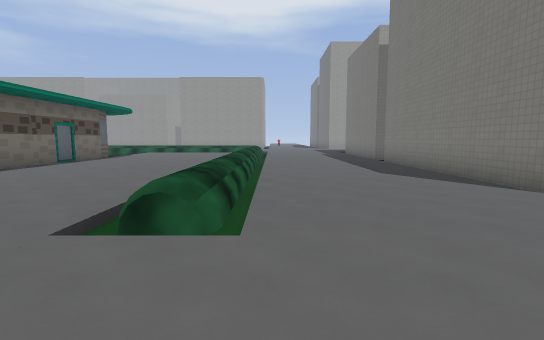
View 1 (above)

24 first-person views from a walk through a level from a Godot 3-D game. The camera is 1.5 m above the floor, tilts 6° down and sees 85° across. The floor is counted in squares, 2 m on a side. Each view is taken from the middle of a square. On the plan, view 1 faces up. The plan holds only what a view shows up to about 10 squares ahead; the rest is blank. The place goes on beyond the plan. Some surface patterns are stand-ins.

View 2
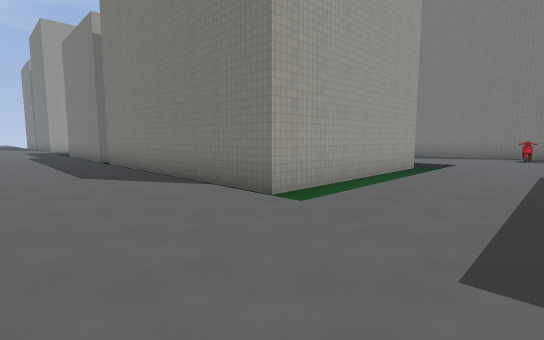

View 3
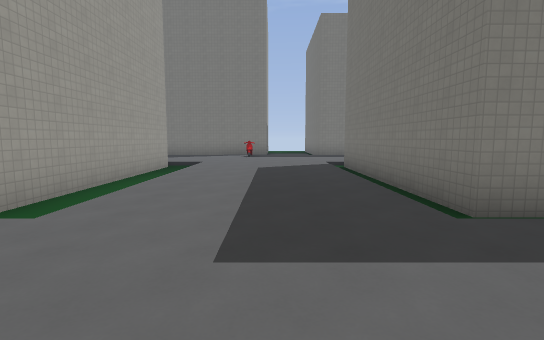

View 4
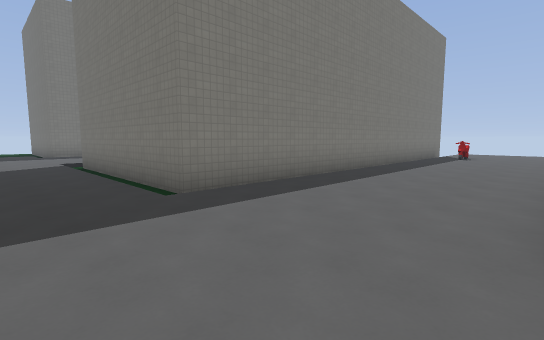

View 5
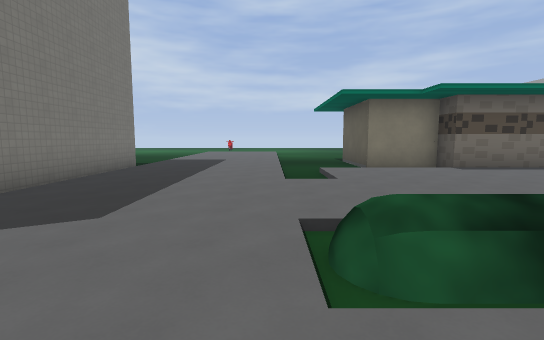

View 6
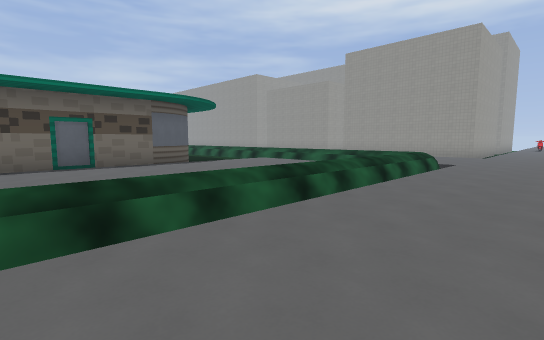

View 7
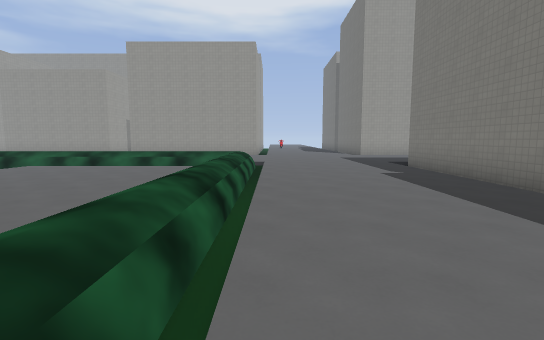

View 8
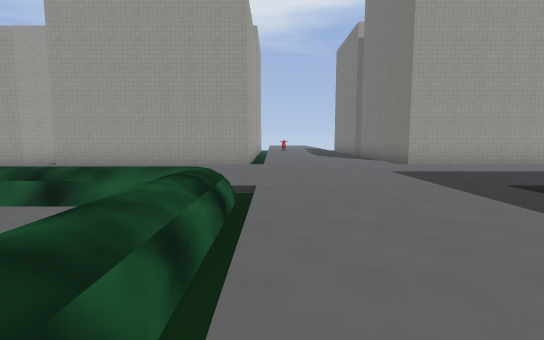

View 9
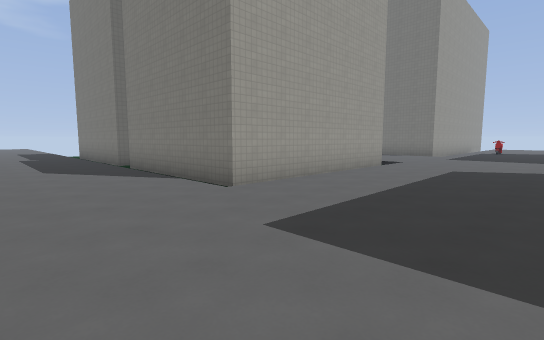

View 10
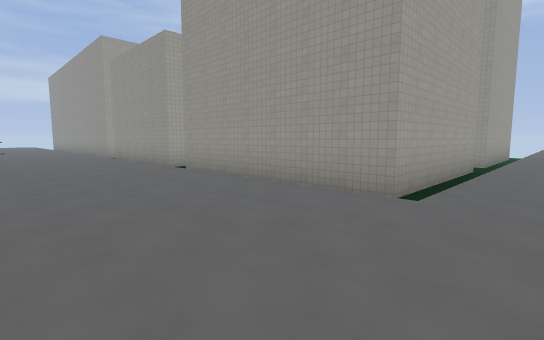

View 11
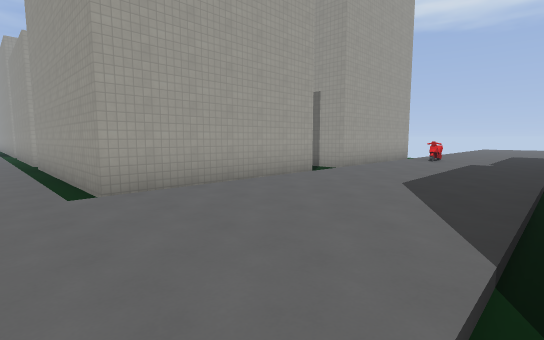

View 12
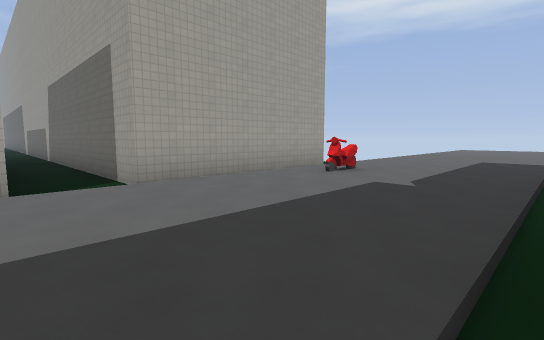

View 13
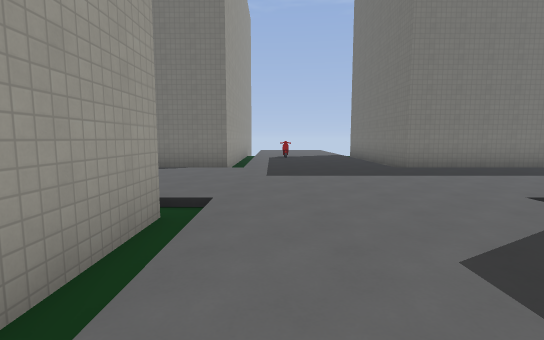

View 14
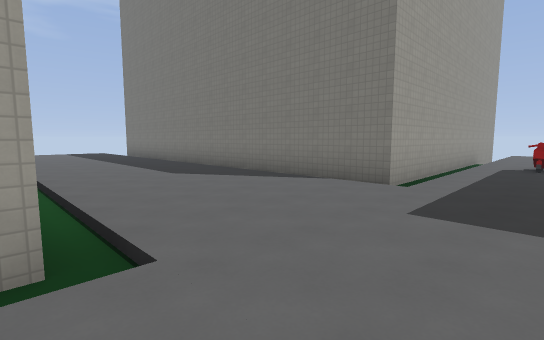

View 15
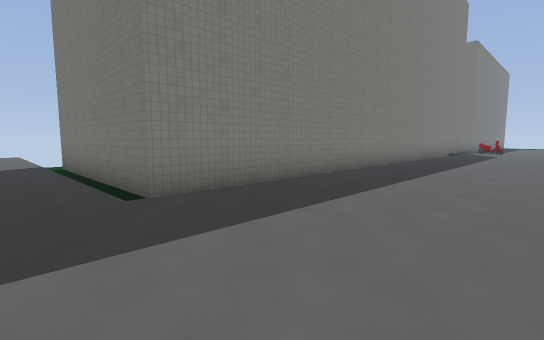

View 16
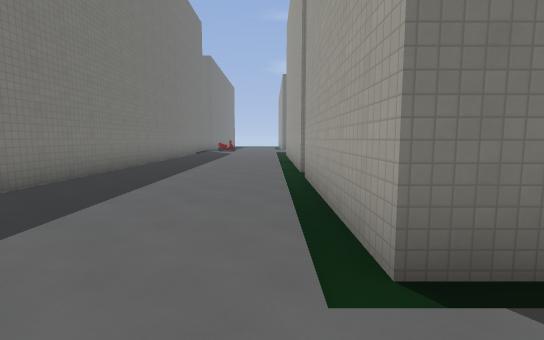

View 17
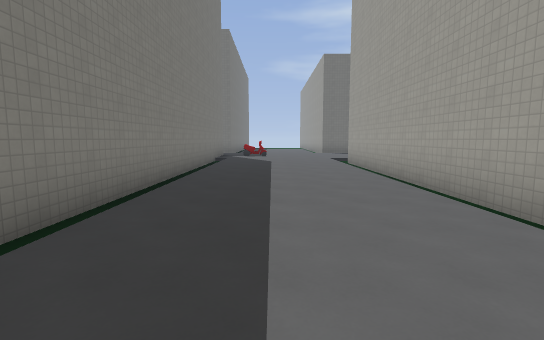

View 18
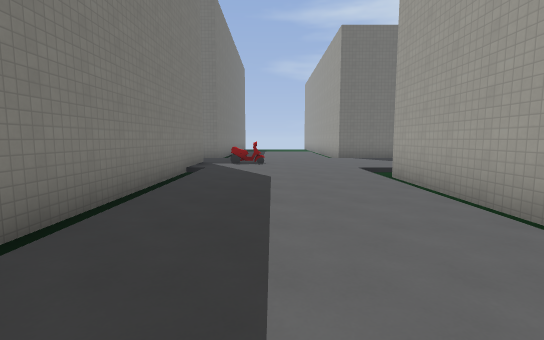

View 19
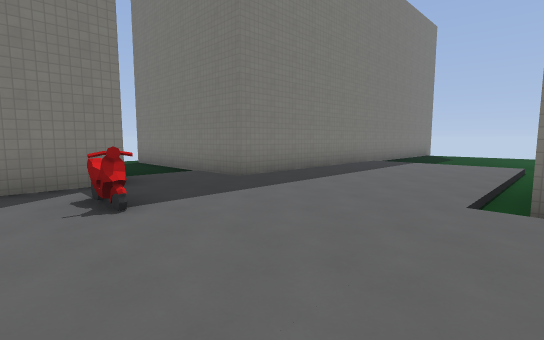

View 20
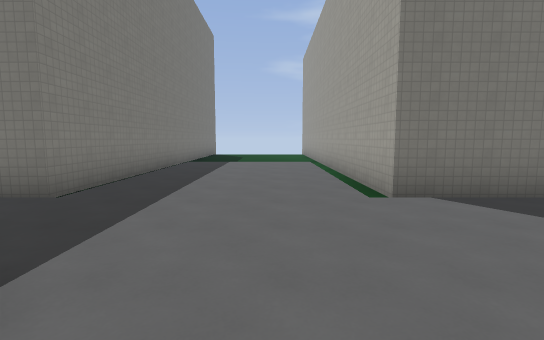

View 21
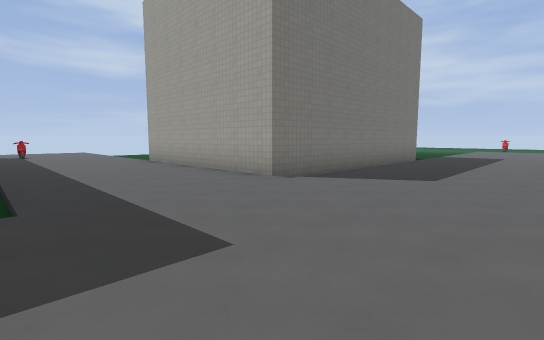

View 22
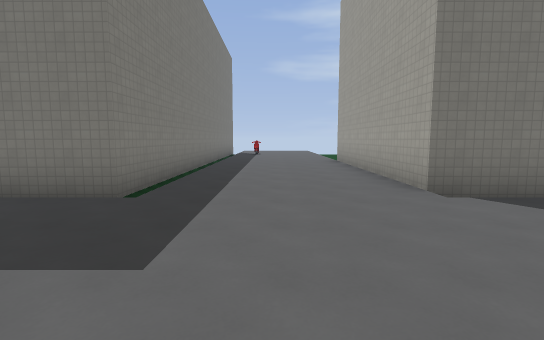

View 23
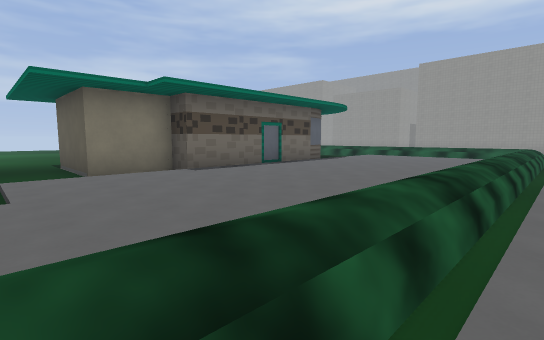

View 24
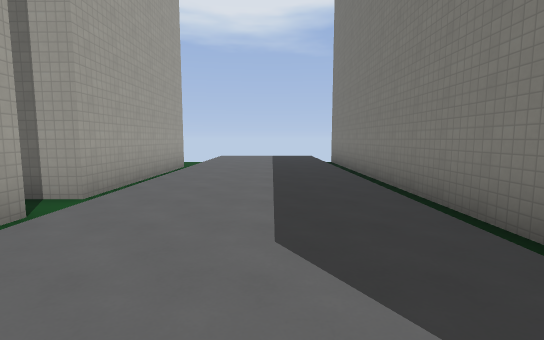

### Floor plan
Key: @ floor where view 1 was taken; # wall or solid block; . main floor; - floor 0.25 m lower than the main floor; / step, stairs or slope; ^ raised ledge; B bike.
Columns run from 9 left of view 1 to 17 right of it. Each row starts with its distance up from view 1.
 37          ....
 36          ....
 35          /.../
 34          /.../      /.../#
 33         #/.../     #/.../#
 32         #/B../     #/.../#
 31         #/.../     #/.../#
 30         #/.../     #/.../#
 29  ########/.../#   ##/.../#
 28  --------/.../     -/.../#
 27         #/.../#    #/.../#
 26         #/.../#     /.../#
 25         #/.../#     /.../#
 24         #/.../#     /.../#
 23 ## ######/.../######/.../##
 22 ---------/.../------/.../--
 21 ...........................
 20 ...........................
 19 ...........................
 18 ...........................
 17  ^^^^^^^^/.../#   ##/.../##
 16   -/////^/.../#    #/.../#
 15    .....^/.../#    #/.../#
 14    .....^/.../#    #/.../#
 13   -.....^/.../#    #/.../#
 12   #.....^/.../     -/.../#
 11   #.....^/.../#    #/.../#
 10   #.....^/.../#    #/.../#
  9   #.....^/.../#    #/.../#
  8   #.....^/.../#    #/.../#
  7  ##.....^/.../#    #/.../#
  6  #-.....^/.../#    #/.../#
  5  #-.....^/.../#    #/.../#
  4 ---.....^/.../######/.../#
  3 ---//...^/.../------/.../#
  2 /////...//...////////.../#
  1 .......................B.#
  0 .........@................
 -1 ..........................-
 -2  /////////...////////...//-
 -3  ########..../######/.../##
 -4         #..../#    #/.../#
 -5         #..../#    #/.../#
 -6         #..../#    #/.../#
 -7         #..../#    #/.../#
 -8         #..../#    #/////#

Positions as (right, up) in squares from view 1, and headings:
1: (0, 0), facing up
2: (1, 0), facing up-right
3: (1, 0), facing right
4: (0, 0), facing down-right
5: (1, 2), facing left
6: (2, 8), facing up-left
7: (0, 8), facing up
8: (0, 13), facing up
9: (1, 18), facing up-right
10: (1, 18), facing up-left
11: (4, 21), facing up-left
12: (4, 27), facing up-left
13: (7, 21), facing right
14: (10, 20), facing up-right
15: (11, 19), facing down-right
16: (11, 19), facing down
17: (13, 14), facing down
18: (13, 10), facing down
19: (10, 2), facing down-right
20: (12, 2), facing down
21: (4, 2), facing down-left
22: (2, 2), facing down
23: (0, 3), facing up-left
24: (13, 24), facing up
